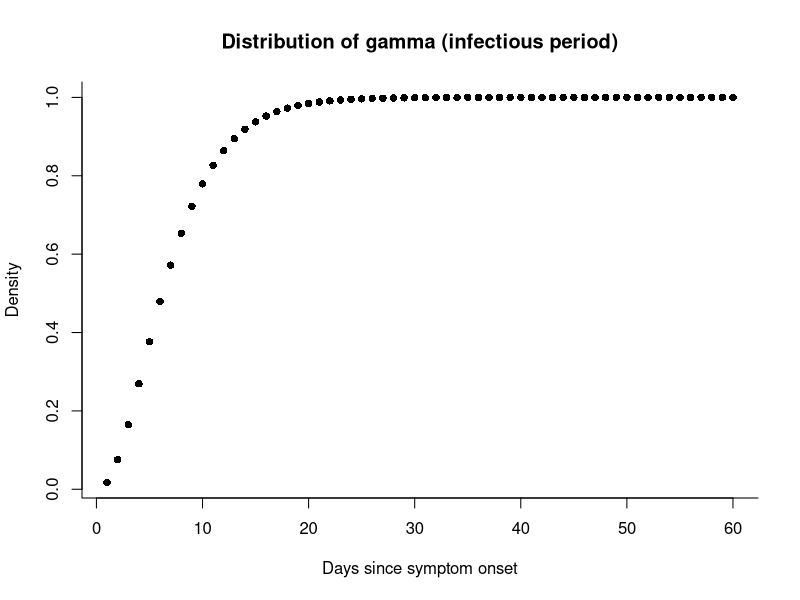
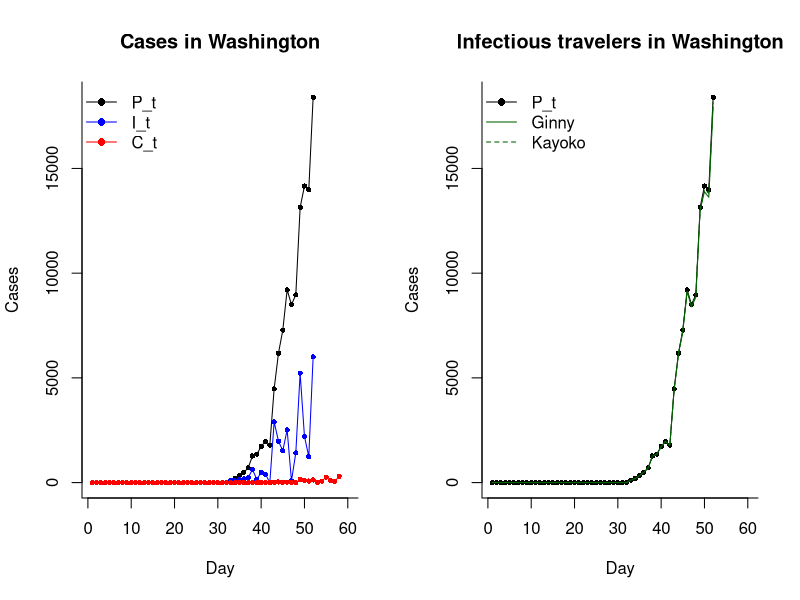
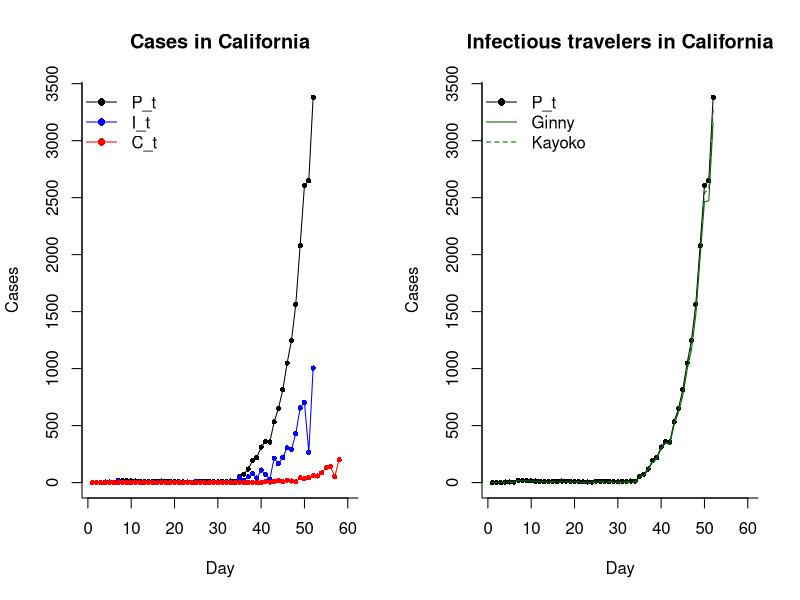
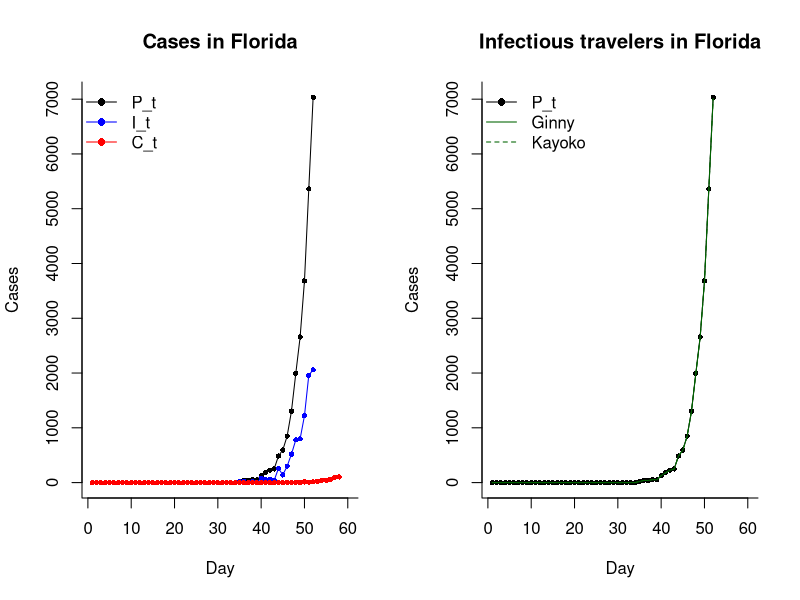
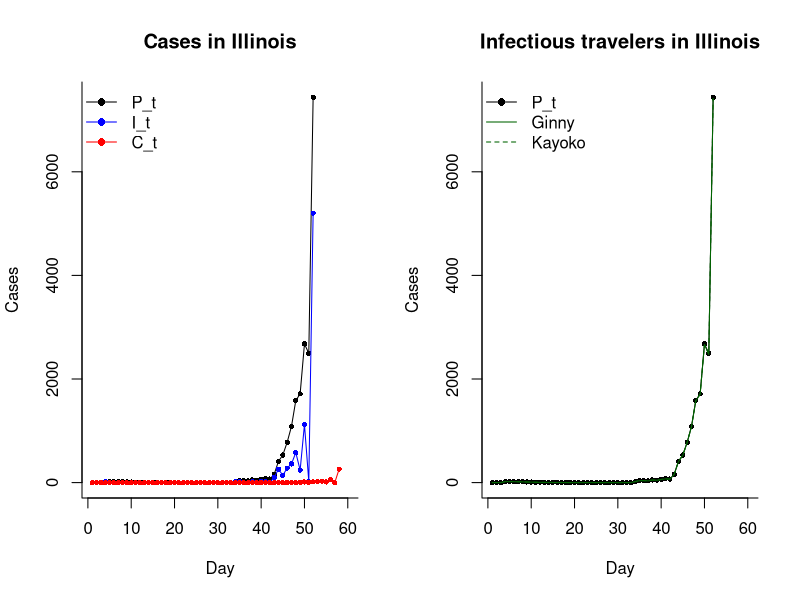
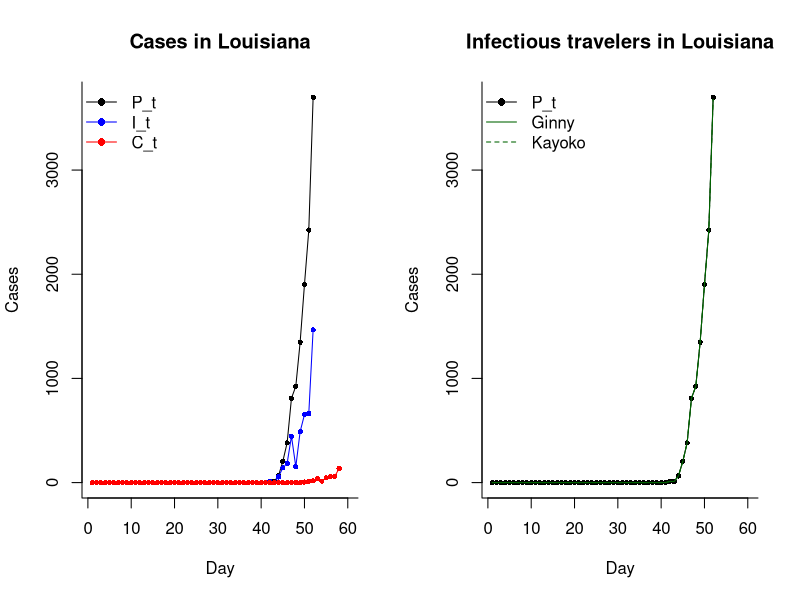
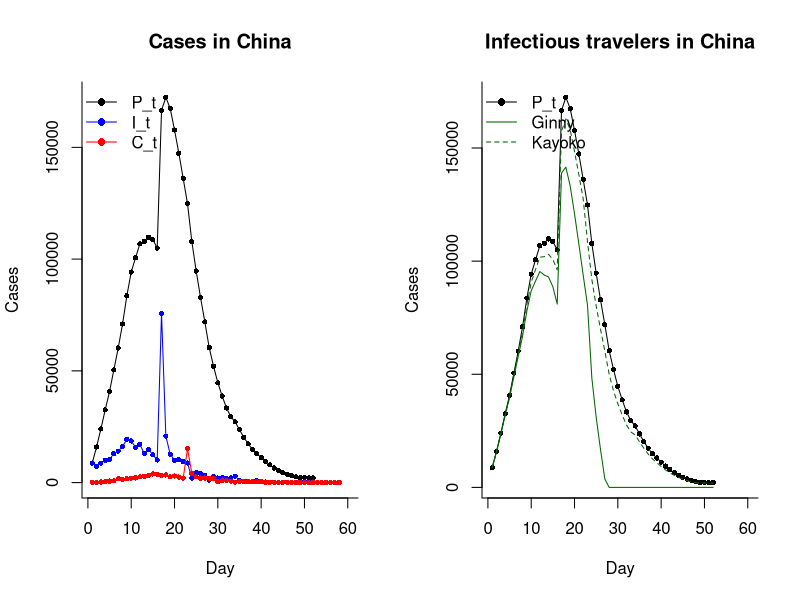
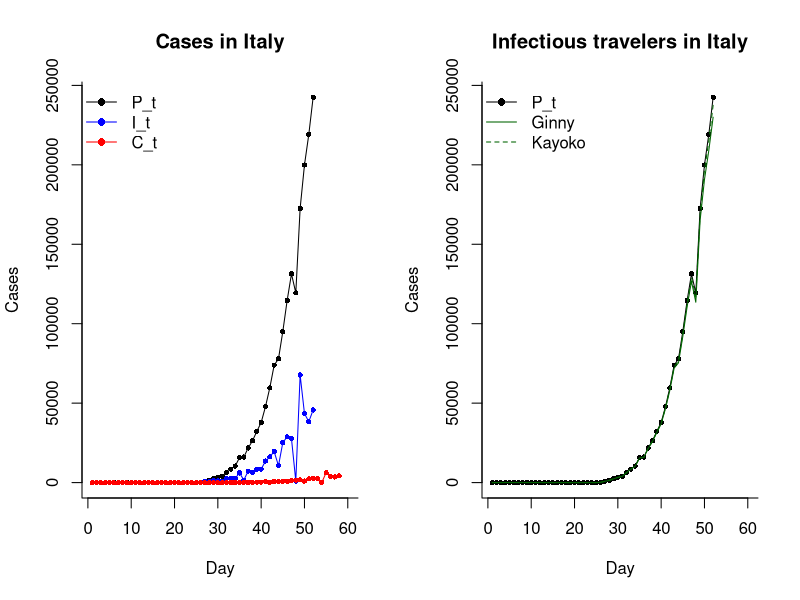

R code for these plots, in order:
#########################################
# Estimating Prevalent SARS-CoV-2 cases #
#########################################

wd = "/Users/shiodakayoko/Desktop/COVID19/Nate" # <--- Change here
setwd(wd)

## Load data
incidence = read.csv("incident_cases-UPDATED.csv", header = T)

## Set up parameters
end_date = nrow(incidence)  # Number of days of epidemic 
d = 5                       # Number of days from symptom onset to testing/reporting
# rho = rep(0.1, end_date)  # Reporting rate (lower boundary) (Can be time varying, but currently it's fixed)
# alpha = 5                 # ascertainment distribution. Currently fixed, so not used. (5 days from symptom onset to reporting)

## Create a vector for the infectious period distribution (Gamma distribution)
gamma_cdf <- pgamma(1:end_date, shape=2.5, rate=0.35) 
plot(gamma_cdf, bty="l", pch=16,
     xlab="Days since symptom onset", ylab="Density",
     main="Distribution of gamma (infectious period)")
# We calculated shape and rate using data from Jung, et al medRxiv (2020) 
# https://www.medrxiv.org/content/10.1101/2020.01.29.20019547v2.full.pdf
# Mean = shape/rate = 7.1 days
# SD (sqrt(shape/rate^2)) = 4.5 days

## For each location (e.g., Washington, China, etc) ...
list_location <- names(incidence)[2:ncol(incidence)]
all_Trav  <- as.data.frame(matrix(NA, nrow=nrow(incidence), ncol=ncol(incidence)))
all_Trav2 <- as.data.frame(matrix(NA, nrow=nrow(incidence), ncol=ncol(incidence)))
names(all_Trav)  <- names(incidence)
names(all_Trav2) <- names(incidence)
all_Trav$date  <- incidence$date
all_Trav2$date <- incidence$date
for (x in 1:(ncol(incidence)-1)) {
  
  par(mfrow=c(1,2))
  
  # Select a location (e.g., China, Washington, etc.)
  location <- list_location[x]
  
  # Set a reporting rate (rho) specific for each location
  if (location %in% c("Iran","Florida","Washington","Illinois")) {
    rho <- rep(0.05, end_date)
  } else if (location %in% c("Spain","Italy","Louisiana")) {
    rho <- rep(0.092, end_date)
  } else if (location %in% c("China","Germany","California")) {
    rho <- rep(0.20, end_date)
  }
  
  # Load the reported number of cases for the selected location
  C = incidence[,x+1] 
  
  # Calculate the true number of cases, I_t
  I = rep(NA, end_date) 
  for(t in (d+1+1):end_date){
    I[t-d-1] <- C[t] / rho[t] # t-d-1, because cases become infectious ~1 day before symptom onset
  }
  
  # Calculate the number of prevalent cases, P_t 
  P = rep(NA, end_date) 
  for(t in 2:end_date){
    NotRecov <- c() # Number of people who have not yet recovered by Day t-1 (i.e., these people are still infectious on Day t)
    for (i in 1:(t-1)) {
      NotRecov[i] <- I[i]*(1-gamma_cdf[t-i])
    }
    P[t] <- sum(NotRecov) + I[t]
  }
  P[1] <- I[1] # Number of prevalent cases on Day 1 = Number of true cases on Day 1
  
  # Make a plot for the number of cases
  plot(P, type="o", bty="l", col="black", pch=16, cex=0.7, xlim=c(1,end_date), ylim=c(0, max(P, na.rm=T)),
       xlab="Day", ylab="Cases", main=paste("Cases in", location)) # Number of prevalent cases, P_t
  lines(I, type="o", pch=16, cex=0.7, col="blue") # Number of true cases, I_t
  lines(C, type="o", pch=16, cex=0.7, col="red") # Number of reported cases, C_t
  legend("topleft",legend = c("P_t","I_t","C_t"), col=c("black","blue","red"),
         pch=rep(16,3), lty=rep(1,3), bty="n")
  
  # Calculate the number of travelers, T_t (Ginny's version)
  Trav = rep(NA, end_date)  
  for(t in 2:end_date){
    Trav[t] = P[t] - cumsum(C)[t-1]
  } 
  Trav[1] <- P[1] # Number of infectious travelers on Day 1 = Number of prevalent cases on Day 1
  Trav <- ifelse(Trav <0, 0, Trav) # If negative, make it zero
  
  # Calculate the number of travelers (My version)
  Trav2 = rep(NA, end_date)
  for (t in 2:5) {
    Trav2[t] = P[t] - cumsum(C)[t-1]
  }
  for(t in 6:end_date){
    NotRecov <- c() 
    for (i in (t-4):(t-1)) {
      NotRecov[i] <- I[i]*(1-gamma_cdf[t-i])
    }
    for (i in 1:(t-5)) {
      NotRecov[i] <- (I[i]-C[i+d])*(1-gamma_cdf[t-i])
    }
    Trav2[t] <- sum(NotRecov) + I[t]
  }
  Trav2[1] <- P[1] # Number of infectious travelers on Day 1 = Number of prevalent cases on Day 1
  
  # Make a plot for the number of infectiuos travelers
  plot(P, type="o", bty="l", col="black", pch=16, cex=0.7, xlim=c(1,end_date),
       xlab="Day", ylab="Cases", main=paste("Infectious travelers in", location))
  lines(Trav,  type="l", col="darkgreen")
  lines(Trav2, type="l", col="darkgreen", lty=2)
  legend("topleft",legend = c("P_t","Ginny","Kayoko"), col=c("black","darkgreen","darkgreen"),
         pch=c(16,NA,NA), lty=c(1,1,2), bty="n")
  
  # Save results 
  all_Trav[,x+1]  <- Trav
  all_Trav2[,x+1] <- Trav2
  
}

# Save results in csv
write.csv(all_Trav,  file="InfectiousTravelers_Ginnys.csv", row.names = F)
write.csv(all_Trav2, file="InfectiousTravelers_Kayokos.csv", row.names = F)